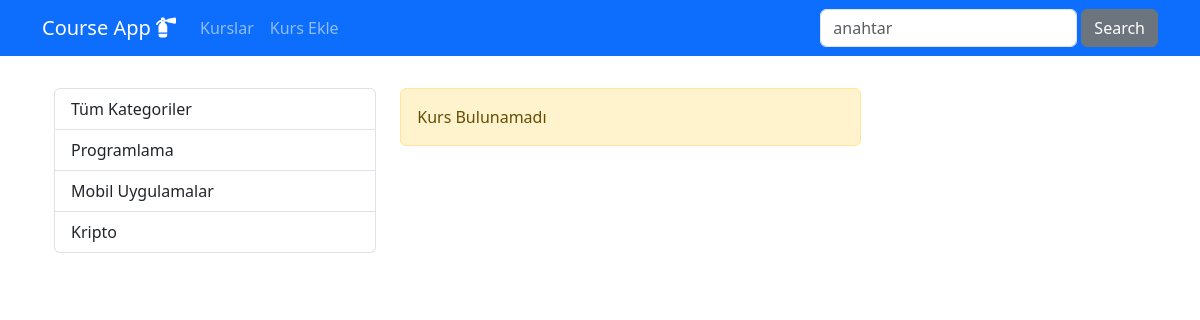
The app's page /kurslar/, older data.
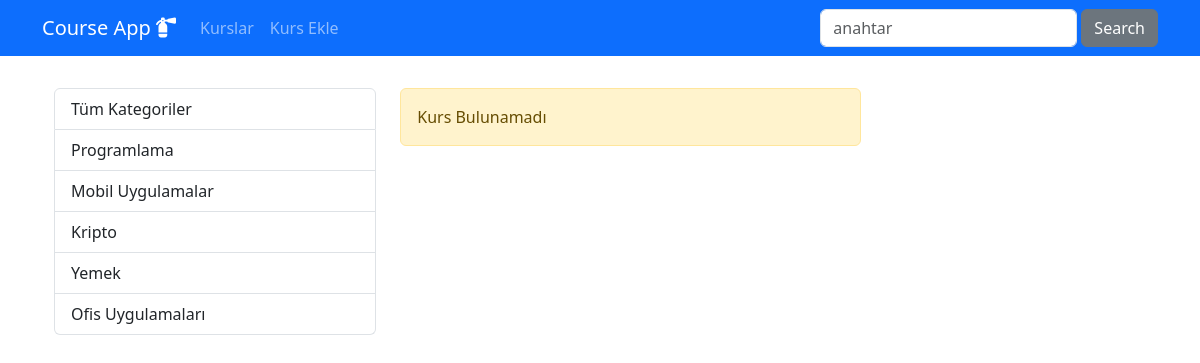
The same page, newer data.
### courses/models.py (models this page shows, shortened)
class Category(models.Model):
    name = models.CharField(max_length=40)
    slug = models.SlugField(default="", null=False, unique=True,db_index=True, max_length=50)

### courses/views.py (the view)
# urls.py: path('', views.index, name="index"),
def index (request):
    kurslar = Course.objects.filter(isActive=1, isHome=1)
    kategoriler = Category.objects.all()
    return render(request, "courses/index.html",{
        "categories": kategoriler,
        "courses" : kurslar
    })

### courses/templates/courses/index.html (shortened to what this page needs)
{% extends 'layout.html' %}
{% load static %}
{% block content %}
    <div class="container mt-3">
        <div class="row">
            <div class="col-5">
                {% include "courses/partials/_categories.html" %}
                </div>
            <div class="col-7">
                {% if page_obj.object_list|length == 0 %}
                    <div class="alert alert-warning">Kurs Bulunamadı</div>
                {% endif %}
            </div>
            </div>
        </div>
    </div>
{% endblock content %}

### courses/templates/courses/partials/_categories.html
<div class="list-group">
    <a href="/kurslar" class="list-group-item list-group-item-action">Tüm Kategoriler</a>
    {% for category in categories %}
    <a href="{% url 'courses_by_category' category.slug %}"
    class="list-group-item list-group-item-action {% if seciliKategori == category.slug %}active{% endif %}">
    {{category.name | title}}</a>
    {% endfor %}
</div>

Row changes from the older to the newer data that the page shows:
added Category: name "Yemek"
added Category: name "Ofis Uygulamaları"
